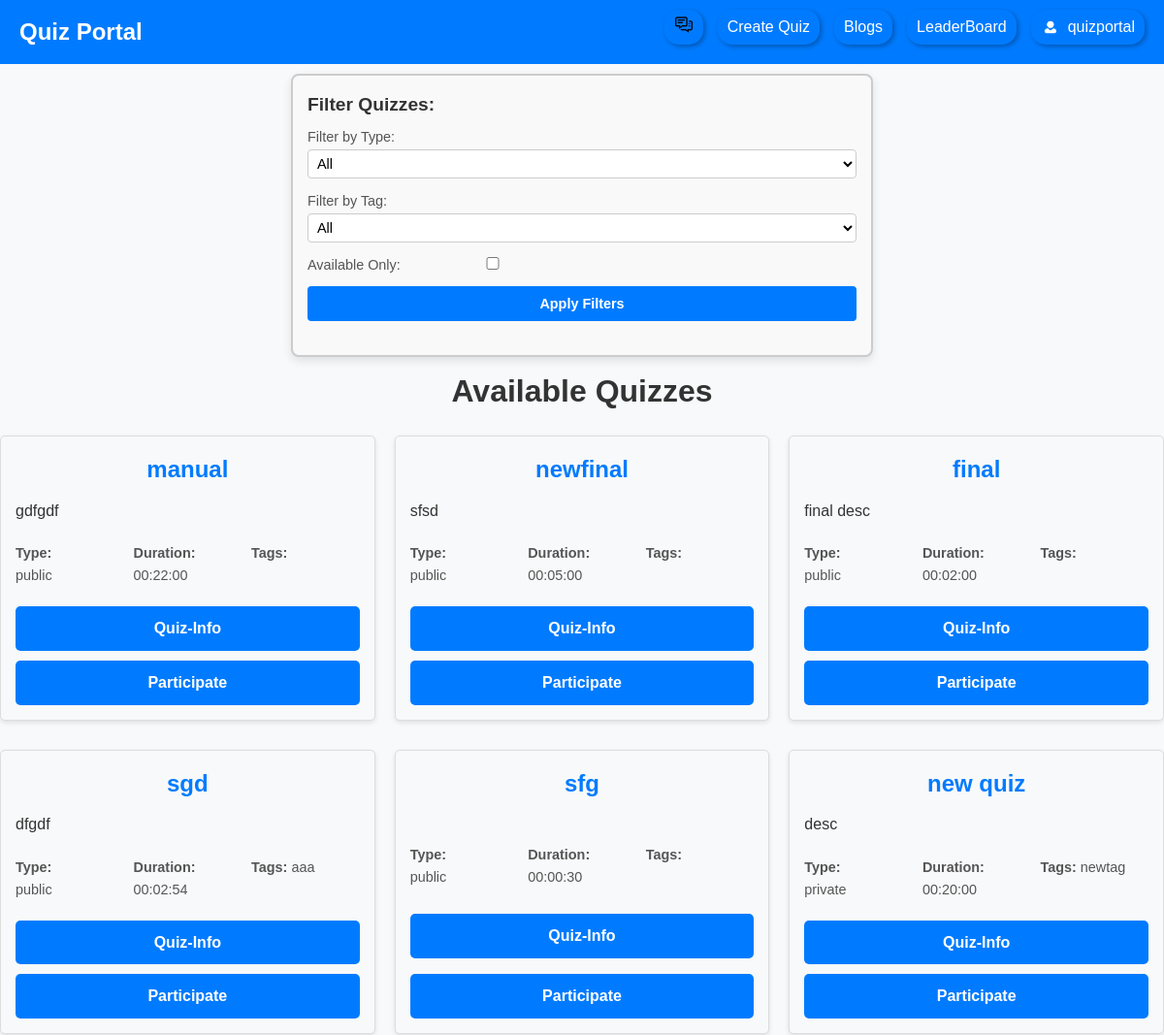
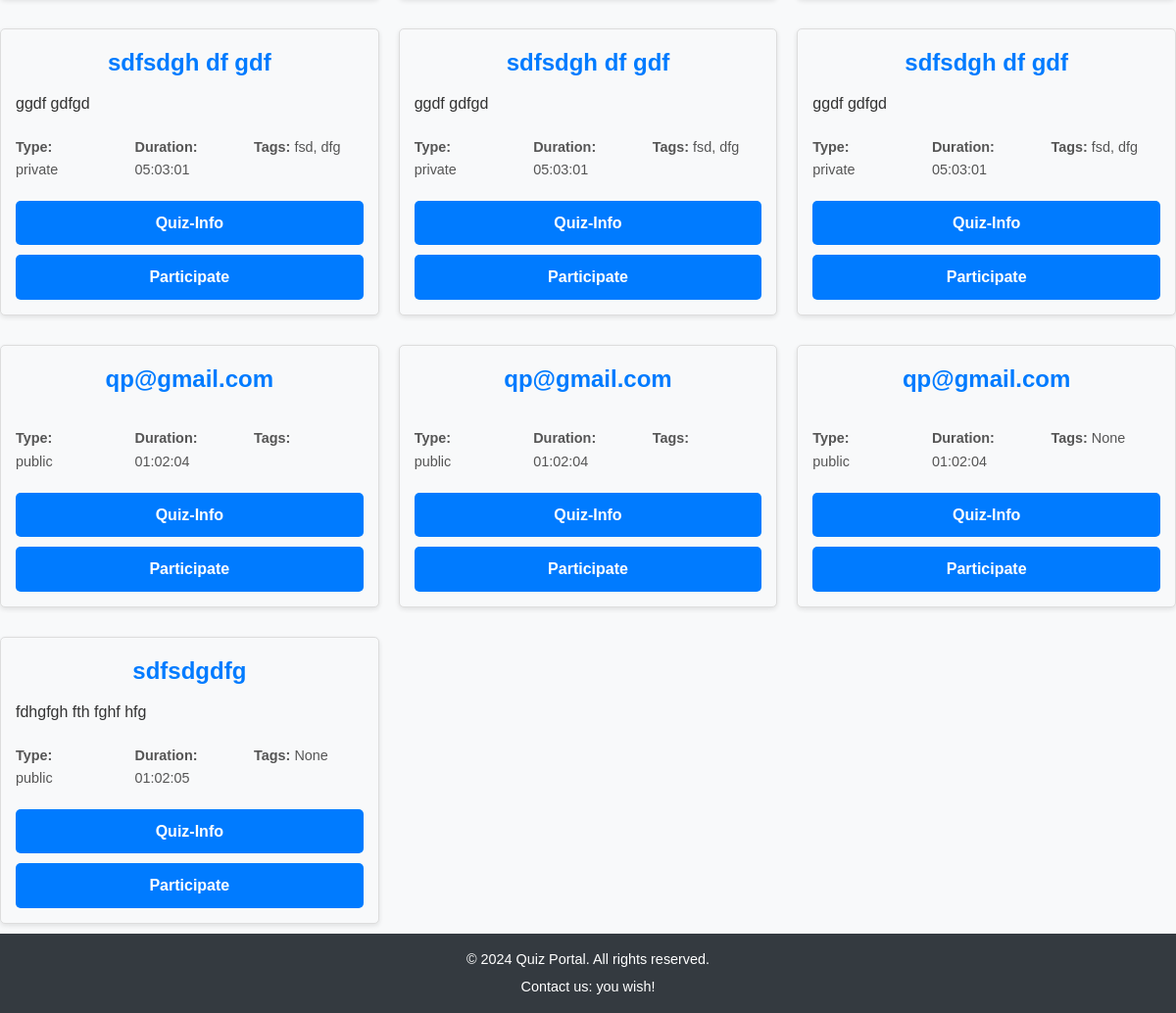
/quiz/ (signed in), run on an earlier commit of the app's database (2 pictures, top to bottom).
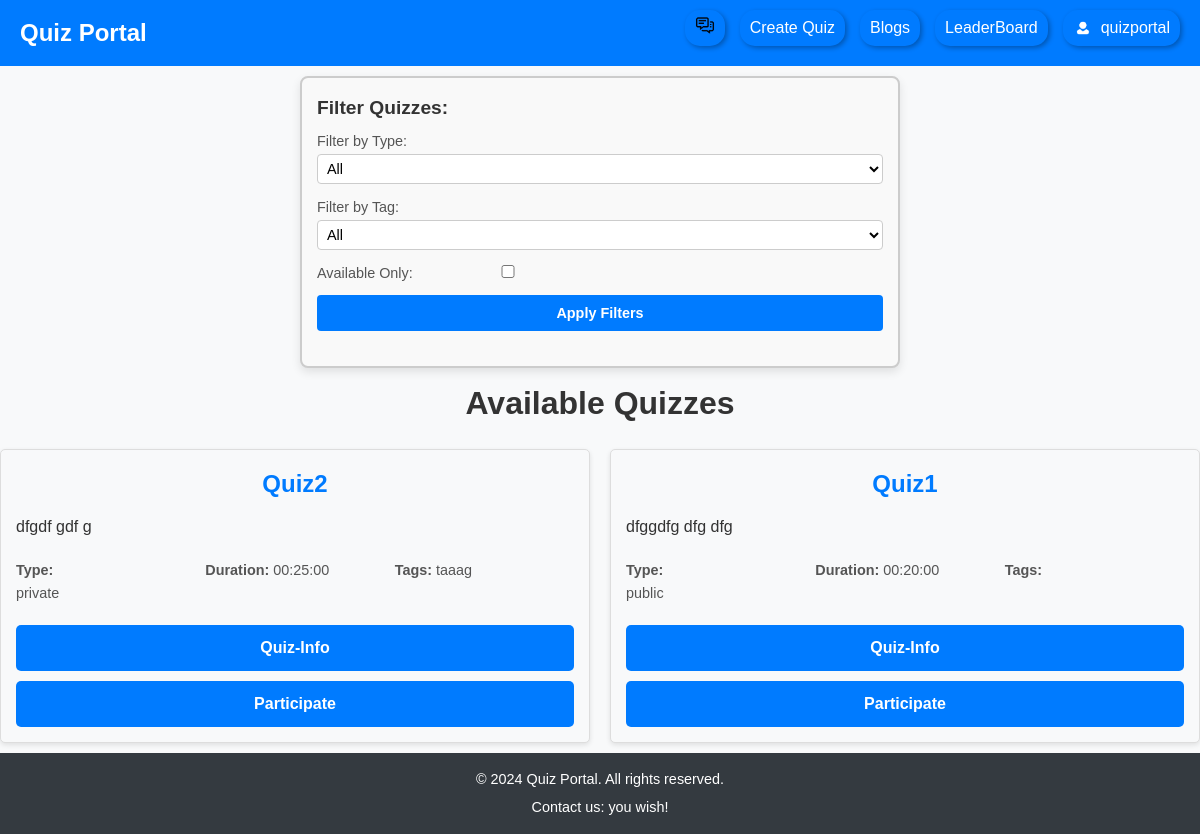
And on a later commit of the database.
### quiz/models.py (models this page shows, shortened)
class Quiz(models.Model):
    PUBLIC = 'public'
    PRIVATE = 'private'
    QUIZ_TYPE_CHOICES = [
        (PUBLIC, 'Public'),
        (PRIVATE, 'Private'),
    ]
    quiz_id = models.UUIDField(primary_key=True, default=uuid.uuid4, editable=False)
    created_by = models.ForeignKey(settings.AUTH_USER_MODEL, on_delete=models.CASCADE, related_name="authored_quizzes", null=True)
    tags = models.ManyToManyField(Tag, related_name='quizzes', blank=True)  # Many-to-Many relation with Tag
    title = models.CharField(max_length=200)
    description = models.TextField(blank=True, null=True)
    quiz_type = models.CharField(
        max_length=10, choices=QUIZ_TYPE_CHOICES, default=PUBLIC
    )
    password = models.CharField(max_length=50, blank=True, null=True)
    duration = models.DurationField(help_text="Duration in HH:MM:SS format")
    expiry_date = models.DateTimeField(help_text="Quiz expiration date and time", null=True, blank=True)
    can_view_score_immediately = models.BooleanField(default=False)
    created_at = models.DateTimeField(auto_now_add=True)
    class Meta:
        ordering = ['-created_at'] # Order quizzes by creation date (latest first)

### core/models.py (models this page shows, shortened)
class Tag(models.Model):
    name = models.CharField(max_length=50, unique=True)

### quiz/views.py (the view)
# urls.py: path('', views.quiz_home, name='quiz_home'),
@login_required
def quiz_home(request):
    quizzes = Quiz.objects.all()
    tags = Tag.objects.all()
    quiz_type = request.GET.get('quiz_type')
    tag = request.GET.get('tag')
    available_only = request.GET.get('available_only')
    if 'quiz_type' in request.GET and request.GET['quiz_type']:
        quizzes = quizzes.filter(quiz_type=request.GET['quiz_type'])
    if 'tag' in request.GET and request.GET['tag']:
        quizzes = quizzes.filter(tags__id=request.GET['tag'])
    if available_only:  # Check if the "available only" checkbox is checked
        quizzes = quizzes.filter(expiry_date__gte=now())
    for quiz in quizzes:
        duration_seconds = int(quiz.duration.total_seconds())
        hours = duration_seconds // 3600
        minutes = (duration_seconds % 3600) // 60
        seconds = duration_seconds % 60
        quiz.formatted_duration = f"{hours:02}:{minutes:02}:{seconds:02}"
    participant = Participant.objects.filter(user=request.user).first()
    participant_id = participant.participant_id if participant else None
    return render(request, 'quiz/quiz_home.html', {
        'quizzes': quizzes,
        'tags': tags,
        'participant_id': participant_id,  # Pass the participant_id safely
    })

### templates/quiz/quiz_home.html (shortened to what this page needs)
{% extends 'base.html' %}
{% load static %}
{% block styles %}
<link rel="stylesheet" href="{% static 'css/quiz.css' %}">
{% endblock %}
{% block nav_items %}
    <li>
        <a href="{% url 'chatbox_home' %}">
        <img src="{% static 'images/chat_icon.png' %}" alt="Chat Icon" class="user-icon" style="width: 20px; height: 20px; margin:0"></a>
    </li>
    <li><a href="{% url 'create_quiz' %}">Create Quiz</a></li>
    <li><a href="{% url 'blog_list' %}">Blogs</a></li>
    <li><a href="{% url 'leaderboard' %}">LeaderBoard</a></li>
{% endblock %}
{% block content %}
<div class="container">
    <div class="filter-container">
        <h3>Filter Quizzes:</h3>
        <form method="get" class="filter-form d-flex">
            <div class="filter-item">
                <label for="quiz_type">Filter by Type:</label>
                <select name="quiz_type" id="quiz_type">
                    <option value="">All</option>
                </select>
            </div>
            <div class="filter-item">
                <label for="tag">Filter by Tag:</label>
                <select name="tag" id="tag">
                    <option value="">All</option>
                </select>
            </div>
            <div class="filter-item">
                <label for="available_only">Available Only:</label>
                <input type="checkbox" name="available_only" id="available_only" value="1"
                        {% if request.GET.available_only %}checked{% endif %}>
            </div>
            <button type="submit" class="btn">Apply Filters</button>
        </form>
    </div>
    <h1 class="page-title">Available Quizzes</h1>
    <ul class="quiz-list">
        {% for quiz in quizzes %}
            <li class="quiz-item">
                <h2>{{ quiz.title }}</h2>
                <p>{{ quiz.description }}</p>
                <div class="quiz-meta d-flex">
                    <p><strong>Type:</strong><br> {{ quiz.quiz_type }}</p>
                    <p><strong>Duration:</strong> {{ quiz.formatted_duration }}</p>
                    <p><strong>Tags:</strong> {% for tag in quiz.tags.all %}{{ tag.name }}{% if not forloop.last %}, {% endif %}{% empty %}None{% endfor %}</p>
                </div>
                <a href="{% url 'quiz_info' quiz.quiz_id %}" class="btn">Quiz-Info</a>
                <a href="{% url 'participate' quiz.quiz_id %}" class="btn">Participate</a>
            </li>
        {% empty %}
            <p>No quizzes available right now.</p>
        {% endfor %}
    </ul>
</div>
{% endblock %}

What changed in the data, as far as the page shows it:
removed Quiz: title "manual", description "gdfgdf", quiz_type "public", formatted_duration "00:22:00"
removed Quiz: title "newfinal", description "sfsd", quiz_type "public", formatted_duration "00:05:00"
removed Quiz: title "final", description "final desc", quiz_type "public", formatted_duration "00:02:00"
removed Quiz: title "sgd", description "dfgdf", quiz_type "public", formatted_duration "00:02:54", Tag (name "aaa")
removed Quiz: title "sfg", quiz_type "public", formatted_duration "00:00:30"
removed Quiz: title "new quiz", description "desc", quiz_type "private", formatted_duration "00:20:00"
no longer on this page (row edited): Tag: name "newtag", shown under "new quiz"
removed Quiz: title "sdfsdgh df gdf", description "ggdf gdfgd", quiz_type "private", formatted_duration "05:03:01"
no longer on this page (row edited): Tag: name "fsd, dfg"
removed Quiz: title "sdfsdgh df gdf", description "ggdf gdfgd", quiz_type "private", formatted_duration "05:03:01"
removed Quiz: title "sdfsdgh df gdf", description "ggdf gdfgd", quiz_type "private", formatted_duration "05:03:01"
removed Quiz: title "qp@gmail.com", quiz_type "public", formatted_duration "01:02:04"
removed Quiz: title "qp@gmail.com", quiz_type "public", formatted_duration "01:02:04"
removed Quiz: title "qp@gmail.com", quiz_type "public", formatted_duration "01:02:04"
removed Quiz: title "sdfsdgdfg", description "fdhgfgh fth fghf hfg", quiz_type "public", formatted_duration "01:02:05"
added Quiz: title "Quiz2", description "dfgdf gdf g", quiz_type "private", formatted_duration "00:25:00", Tag (name "taaag")
added Quiz: title "Quiz1", description "dfggdfg dfg dfg", quiz_type "public", formatted_duration "00:20:00"
